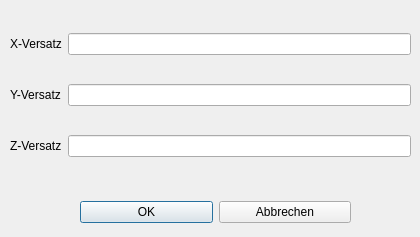
<?xml version="1.0" encoding="UTF-8"?>
<ui version="4.0">
 <class>Dialog_bearb_verschieben</class>
 <widget class="QDialog" name="Dialog_bearb_verschieben">
  <property name="geometry">
   <rect>
    <x>0</x>
    <y>0</y>
    <width>420</width>
    <height>237</height>
   </rect>
  </property>
  <property name="windowTitle">
   <string>Dialog</string>
  </property>
  <widget class="QWidget" name="layoutWidget">
   <property name="geometry">
    <rect>
     <x>80</x>
     <y>200</y>
     <width>271</width>
     <height>25</height>
    </rect>
   </property>
   <layout class="QHBoxLayout" name="horizontalLayout">
    <item>
     <widget class="QPushButton" name="pushButton_ok">
      <property name="text">
       <string>OK</string>
      </property>
     </widget>
    </item>
    <item>
     <widget class="QPushButton" name="pushButton_abbrechen">
      <property name="text">
       <string>Abbrechen</string>
      </property>
     </widget>
    </item>
   </layout>
  </widget>
  <widget class="QWidget" name="layoutWidget_2">
   <property name="geometry">
    <rect>
     <x>10</x>
     <y>10</y>
     <width>401</width>
     <height>171</height>
    </rect>
   </property>
   <layout class="QGridLayout" name="gridLayout">
    <item row="0" column="0">
     <widget class="QLabel" name="label">
      <property name="text">
       <string>X-Versatz</string>
      </property>
     </widget>
    </item>
    <item row="2" column="0">
     <widget class="QLabel" name="label_2">
      <property name="text">
       <string>Y-Versatz</string>
      </property>
     </widget>
    </item>
    <item row="3" column="0">
     <widget class="QLabel" name="label_3">
      <property name="text">
       <string>Z-Versatz</string>
      </property>
     </widget>
    </item>
    <item row="0" column="1">
     <widget class="QLineEdit" name="lineEdit_ax"/>
    </item>
    <item row="2" column="1">
     <widget class="QLineEdit" name="lineEdit_ay"/>
    </item>
    <item row="3" column="1">
     <widget class="QLineEdit" name="lineEdit_az"/>
    </item>
   </layout>
  </widget>
 </widget>
 <resources/>
 <connections/>
</ui>
